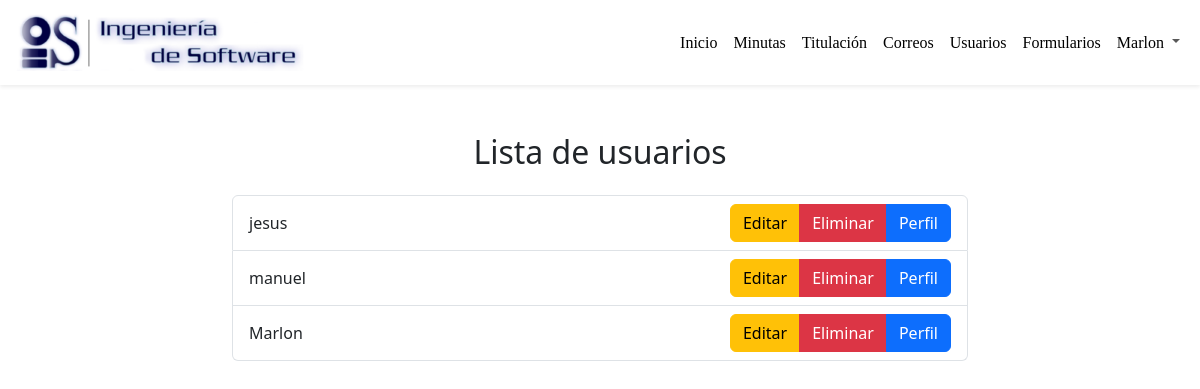
Page /usuario/ (signed in) on the earlier database version.
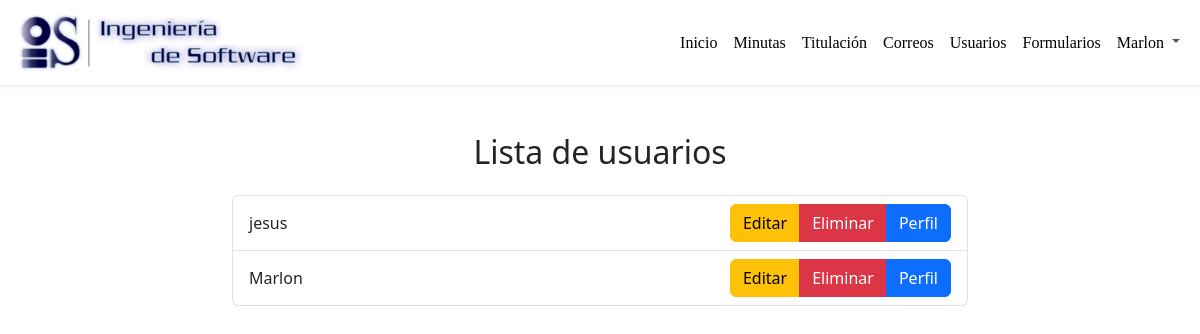
Same page on the later database version.
### usuario/models.py (models this page shows, shortened)
class CaseiUser(AbstractBaseUser, PermissionsMixin):
    nombre = models.CharField(max_length=100)
    email = models.EmailField(unique=True)
    telefono = models.CharField(max_length=15, validators=[RegexValidator(r'^\+?1?\d{9,15}$')])
    username = models.CharField(max_length=50, unique=True)
    password = models.CharField(max_length=100)
    is_active = models.BooleanField(default=True)
    is_staff = models.BooleanField(default=False)
    objects = CaseiUserManager()
    USERNAME_FIELD = 'username'
    EMAIL_FIELD = 'email'
    REQUIRED_FIELDS = ['email', 'nombre', 'telefono']

### usuario/tools/decorators.py (the view)
        def _wrapped_view(request, *args, **kwargs):
            if request.user.is_authenticated:
                user_tipo = UserTipo.objects.filter(caseiuser=request.user).first()
                if user_tipo and user_tipo.tipoUser == tipo:
                    return view_func(request, *args, **kwargs)
            raise PermissionDenied

### usuario/views.py (called while the page is built)
@login_required
@user_is_type('coordinador')
def lista_usuarios(request):
    usuarios = CaseiUser.objects.all()
    return render(request, 'usuario/lista_usuarios.html', {'usuarios': usuarios})

### usuario/templates/usuario/lista_usuarios.html (shortened to what this page needs)
{% extends 'main.html' %}
{% block content %}
<div class="container mt-5">
    <h2 class="text-center mb-4">Lista de usuarios</h2>
    <div class="row justify-content-center">
        <div class="col-md-8">
            <ul class="list-group">
                {% for usuario in usuarios %}
                <li class="list-group-item d-flex justify-content-between align-items-center">
                    <span>{{ usuario.nombre }}</span>
                    <div class="btn-group" role="group" aria-label="Opciones">
                        <a href="{% url 'editar' usuario.pk %}" class="btn btn-warning">Editar</a>
                        <a href="{% url 'eliminar' usuario.pk %}" class="btn btn-danger">Eliminar</a>
                        <a href="{% url 'perfil_usuario' %}" class="btn btn-primary">Perfil</a>
                    </div>
                </li>
                {% endfor %}
            </ul>
        </div>
    </div>
</div>
{% endblock %}

### templates/main.html (shortened to what this page needs)
{% load static %}
<!DOCTYPE html>
<html lang="en">
    <head>
        <link rel="stylesheet" href="{%static '/bootstrap/css/bootstrap.min.css'%}">
        <link rel="stylesheet" href="{%static '/css/Navbar-Right-Links-Dark-icons.css'%}">
    </head>
    <body>
        <nav class="navbar navbar-light navbar-expand-lg fw-normal shadow-sm py-1">
            <div class="container-fluid">
                <nav class="navbar navbar-expand-lg">
                    <a class="navbar-brand">
                        <img src="{% static 'images/logo.png' %}" href="{% url 'home_page' %}" width="300" height="auto" class="img-fluid" alt="Logo">
                    </a>
                </nav>
                <div class="collapse navbar-collapse" id="navcol-5">
                    <ul class="navbar-nav ms-auto">
                        <li class="nav-item"><a class="nav-link active" href="{% url 'home_page' %}">Inicio</a></li>
                        <li class="nav-item"><a class="nav-link active" href="{% url 'consulta_minutas' %}">Minutas</a></li>
                        <li class="nav-item"><a class="nav-link active" href="{% url 'titulacion' %}">Titulación</a></li>
                        <li class="nav-item"><a class="nav-link active" href="{% url 'enviar_correo' %}">Correos</a></li>
                        <li class="nav-item"><a class="nav-link active" href="{% url 'usuarios' %}">Usuarios</a></li>
                        <li class="nav-item"><a class="nav-link active" href="{% url 'forms' %}">Formularios</a></li>
                        <div class="nav-item dropdown">
                            <a href="#" class="nav-link dropdown-toggle" data-bs-toggle="dropdown">
                                <span class="nav-item">{{user.nombre}}</span>
                            </a>
                        </div>
                    </ul>
                </div>
            </div>
        </nav>
        {% block content %}
        {% endblock content %}
    </body>
</html>

Differences in the rows shown:
removed CaseiUser: nombre "manuel"
